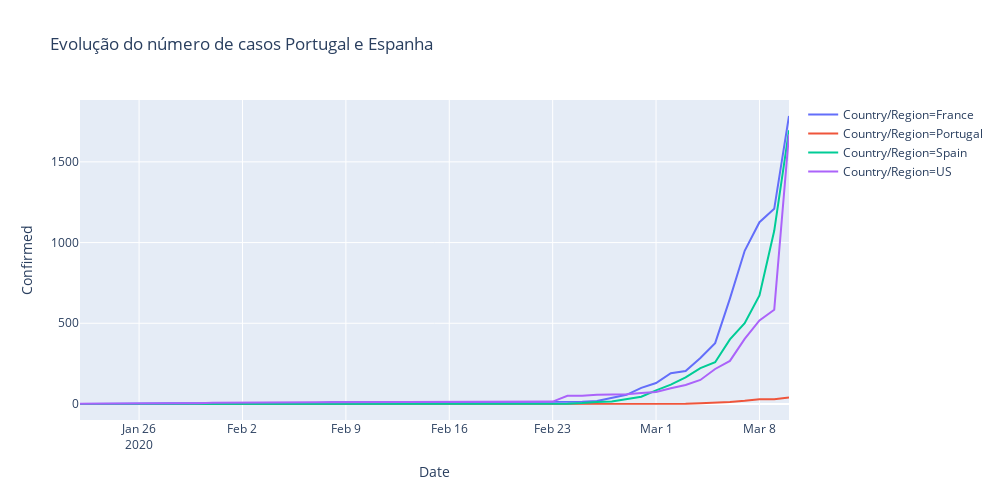

The notebook cell this image was saved under:
### Code cell
temp = full_table.loc[((full_table['Country/Region']=='Spain')| (full_table['Country/Region']=='Portugal')
                       |(full_table['Country/Region']=='France') |(full_table['Country/Region']=='US'))]
temp = temp.groupby(['Country/Region', 'Date'])['Confirmed', 'Deaths', 'Recovered'].sum()

temp = temp.reset_index()


fig = px.line(temp, x="Date", y="Confirmed", color='Country/Region',  height=500,width=1000,
             title='Evolução do número de casos Portugal e Espanha')
fig.show()
